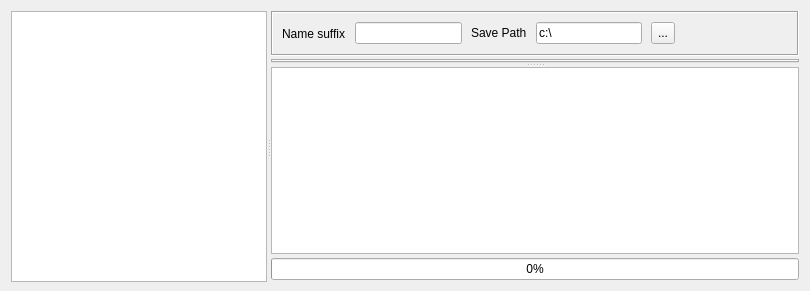
          <widget class="QWidget" name="qqq">
           <attribute name="title">
            <string>Test Scripts</string>
           </attribute>
           <layout class="QHBoxLayout" name="horizontalLayout_3">
            <property name="bottomMargin">
             <number>9</number>
            </property>
            <item>
             <widget class="QSplitter" name="splitter_3">
              <property name="orientation">
               <enum>Qt::Horizontal</enum>
              </property>
              <widget class="QWidget" name="widget_9" native="true">
               <property name="baseSize">
                <size>
                 <width>200</width>
                 <height>0</height>
                </size>
               </property>
               <layout class="QVBoxLayout" name="verticalLayout_5">
                <property name="spacing">
                 <number>0</number>
                </property>
                <property name="leftMargin">
                 <number>0</number>
                </property>
                <property name="topMargin">
                 <number>0</number>
                </property>
                <property name="rightMargin">
                 <number>0</number>
                </property>
                <property name="bottomMargin">
                 <number>0</number>
                </property>
                <item>
                 <widget class="TestScriptsView" name="tvTestScripts">
                  <property name="tabKeyNavigation">
                   <bool>true</bool>
                  </property>
                  <property name="showDropIndicator" stdset="0">
                   <bool>false</bool>
                  </property>
                  <property name="selectionMode">
                   <enum>QAbstractItemView::SingleSelection</enum>
                  </property>
                  <property name="iconSize">
                   <size>
                    <width>1</width>
                    <height>1</height>
                   </size>
                  </property>
                  <property name="textElideMode">
                   <enum>Qt::ElideNone</enum>
                  </property>
                  <property name="indentation">
                   <number>20</number>
                  </property>
                  <property name="rootIsDecorated">
                   <bool>true</bool>
                  </property>
                  <property name="itemsExpandable">
                   <bool>true</bool>
                  </property>
                  <property name="animated">
                   <bool>true</bool>
                  </property>
                  <property name="headerHidden">
                   <bool>true</bool>
                  </property>
                  <attribute name="headerVisible">
                   <bool>false</bool>
                  </attribute>
                 </widget>
                </item>
               </layout>
              </widget>
              <widget class="QWidget" name="widget_10" native="true">
               <property name="sizePolicy">
                <sizepolicy hsizetype="Preferred" vsizetype="Preferred">
                 <horstretch>1</horstretch>
                 <verstretch>0</verstretch>
                </sizepolicy>
               </property>
               <layout class="QVBoxLayout" name="verticalLayout_7">
                <property name="spacing">
                 <number>3</number>
                </property>
                <property name="leftMargin">
                 <number>0</number>
                </property>
                <property name="topMargin">
                 <number>0</number>
                </property>
                <property name="rightMargin">
                 <number>0</number>
                </property>
                <property name="bottomMargin">
                 <number>0</number>
                </property>
                <item>
                 <widget class="QFrame" name="frame">
                  <property name="minimumSize">
                   <size>
                    <width>0</width>
                    <height>45</height>
                   </size>
                  </property>
                  <property name="maximumSize">
                   <size>
                    <width>16777215</width>
                    <height>45</height>
                   </size>
                  </property>
                  <property name="baseSize">
                   <size>
                    <width>0</width>
                    <height>75</height>
                   </size>
                  </property>
                  <property name="frameShape">
                   <enum>QFrame::Box</enum>
                  </property>
                  <property name="frameShadow">
                   <enum>QFrame::Sunken</enum>
                  </property>
                  <layout class="QHBoxLayout" name="horizontalLayout_12">
                   <property name="spacing">
                    <number>9</number>
                   </property>
                   <property name="leftMargin">
                    <number>9</number>
                   </property>
                   <property name="topMargin">
                    <number>0</number>
                   </property>
                   <property name="rightMargin">
                    <number>9</number>
                   </property>
                   <property name="bottomMargin">
                    <number>0</number>
                   </property>
                   <item>
                    <widget class="QLabel" name="label_5">
                     <property name="text">
                      <string>Name suffix</string>
                     </property>
                    </widget>
                   </item>
                   <item>
                    <widget class="QLineEdit" name="edtSuffix"/>
                   </item>
                   <item>
                    <widget class="QLabel" name="label_4">
                     <property name="minimumSize">
                      <size>
                       <width>0</width>
                       <height>22</height>
                      </size>
                     </property>
                     <property name="maximumSize">
                      <size>
                       <width>16777215</width>
                       <height>22</height>
                      </size>
                     </property>
                     <property name="text">
                      <string>Save Path</string>
                     </property>
                    </widget>
                   </item>
                   <item>
                    <widget class="QLineEdit" name="edtSavePath">
                     <property name="text">
                      <string>c:\</string>
                     </property>
                    </widget>
                   </item>
                   <item>
                    <widget class="QToolButton" name="btnBrowseSavePath">
                     <property name="minimumSize">
                      <size>
                       <width>0</width>
                       <height>22</height>
                      </size>
                     </property>
                     <property name="maximumSize">
                      <size>
                       <width>16777215</width>
                       <height>22</height>
                      </size>
                     </property>
                     <property name="text">
                      <string>...</string>
                     </property>
                    </widget>
                   </item>
                   <item>
                    <spacer name="horizontalSpacer">
                     <property name="orientation">
                      <enum>Qt::Horizontal</enum>
                     </property>
                     <property name="sizeHint" stdset="0">
                      <size>
                       <width>40</width>
                       <height>20</height>
                      </size>
                     </property>
                    </spacer>
                   </item>
                   <item>
                    <widget class="QPushButton" name="btnRunScripts">
                     <property name="minimumSize">
                      <size>
                       <width>28</width>
                       <height>22</height>
                      </size>
                     </property>
                     <property name="maximumSize">
                      <size>
                       <width>28</width>
                       <height>22</height>
                      </size>
                     </property>
                     <property name="styleSheet">
                      <string notr="true">QPushButton { 
	border:0px;
}

QPushButton:hover {
	border: 1px;
	border-style: solid ;
	border-color:rgb(170, 170, 255);
	border-radius: 2px;
 }

QPushButton:pressed{
	background-color: rgb(170, 170, 255);
}</string>
                     </property>
                     <property name="text">
                      <string/>
                     </property>
                     <property name="icon">
                      <iconset>
                       <normaloff>images/Custom-Icon-Design-Flatastic-9-Start.ico</normaloff>images/Custom-Icon-Design-Flatastic-9-Start.ico</iconset>
                     </property>
                    </widget>
                   </item>
                   <item>
                    <widget class="QPushButton" name="btnStopScripts">
                     <property name="enabled">
                      <bool>false</bool>
                     </property>
                     <property name="minimumSize">
                      <size>
                       <width>28</width>
                       <height>22</height>
                      </size>
                     </property>
                     <property name="maximumSize">
                      <size>
                       <width>28</width>
                       <height>22</height>
                      </size>
                     </property>
                     <property name="styleSheet">
                      <string notr="true">QPushButton { 
	border:0px;
}

QPushButton:hover {
	border: 1px;
	border-style: solid ;
	border-color:rgb(170, 170, 255);
	border-radius: 2px;
 }

QPushButton:pressed{
	background-color: rgb(170, 170, 255);
}</string>
                     </property>
                     <property name="text">
                      <string/>
                     </property>
                     <property name="icon">
                      <iconset>
                       <normaloff>images/stop-sign-hi.png</normaloff>images/stop-sign-hi.png</iconset>
                     </property>
                    </widget>
                   </item>
                  </layout>
                 </widget>
                </item>
                <item>
                 <widget class="QWidget" name="widget_11" native="true">
                  <layout class="QVBoxLayout" name="verticalLayout_8">
                   <property name="spacing">
                    <number>0</number>
                   </property>
                   <property name="leftMargin">
                    <number>0</number>
                   </property>
                   <property name="topMargin">
                    <number>0</number>
                   </property>
                   <property name="rightMargin">
                    <number>0</number>
                   </property>
                   <property name="bottomMargin">
                    <number>0</number>
                   </property>
                   <item>
                    <widget class="QSplitter" name="splitter_4">
                     <property name="orientation">
                      <enum>Qt::Vertical</enum>
                     </property>
                     <widget class="QTabWidget" name="tabDataResult">
                      <property name="sizePolicy">
                       <sizepolicy hsizetype="Expanding" vsizetype="Expanding">
                        <horstretch>0</horstretch>
                        <verstretch>1</verstretch>
                       </sizepolicy>
                      </property>
                      <property name="currentIndex">
                       <number>-1</number>
                      </property>
                     </widget>
                     <widget class="QTextEdit" name="edtScriptsLog">
                      <property name="baseSize">
                       <size>
                        <width>0</width>
                        <height>200</height>
                       </size>
                      </property>
                      <property name="frameShape">
                       <enum>QFrame::StyledPanel</enum>
                      </property>
                      <property name="frameShadow">
                       <enum>QFrame::Sunken</enum>
                      </property>
                     </widget>
                    </widget>
                   </item>
                  </layout>
                 </widget>
                </item>
                <item>
                 <widget class="QWidget" name="widget_14" native="true">
                  <property name="minimumSize">
                   <size>
                    <width>0</width>
                    <height>25</height>
                   </size>
                  </property>
                  <property name="maximumSize">
                   <size>
                    <width>16777215</width>
                    <height>25</height>
                   </size>
                  </property>
                  <layout class="QHBoxLayout" name="horizontalLayout_14">
                   <property name="spacing">
                    <number>0</number>
                   </property>
                   <property name="leftMargin">
                    <number>0</number>
                   </property>
                   <property name="topMargin">
                    <number>0</number>
                   </property>
                   <property name="rightMargin">
                    <number>0</number>
                   </property>
                   <property name="bottomMargin">
                    <number>0</number>
                   </property>
                   <item>
                    <widget class="QProgressBar" name="pbTestScripts">
                     <property name="maximumSize">
                      <size>
                       <width>16777215</width>
                       <height>22</height>
                      </size>
                     </property>
                     <property name="value">
                      <number>0</number>
                     </property>
                    </widget>
                   </item>
                  </layout>
                 </widget>
                </item>
               </layout>
              </widget>
             </widget>
            </item>
           </layout>
          </widget>
